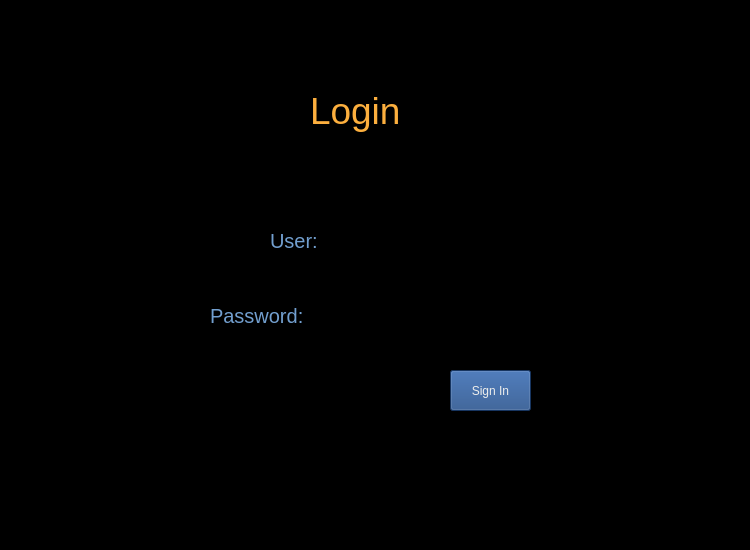
<?xml version="1.0" encoding="UTF-8"?>
<ui version="4.0">
 <class>Form</class>
 <widget class="QWidget" name="Form">
  <property name="geometry">
   <rect>
    <x>0</x>
    <y>0</y>
    <width>750</width>
    <height>550</height>
   </rect>
  </property>
  <property name="windowTitle">
   <string>Form</string>
  </property>
  <property name="styleSheet">
   <string notr="true">background-color: rgb(0, 0, 0);</string>
  </property>
  <widget class="QLabel" name="label">
   <property name="geometry">
    <rect>
     <x>310</x>
     <y>80</y>
     <width>131</width>
     <height>61</height>
    </rect>
   </property>
   <property name="styleSheet">
    <string notr="true">color:rgb(252, 175, 62);
font-size:28pt;

</string>
   </property>
   <property name="text">
    <string>Login</string>
   </property>
  </widget>
  <widget class="QLabel" name="label_2">
   <property name="geometry">
    <rect>
     <x>270</x>
     <y>230</y>
     <width>80</width>
     <height>21</height>
    </rect>
   </property>
   <property name="styleSheet">
    <string notr="true">font-size:15pt;
color:rgb(114, 159, 207)</string>
   </property>
   <property name="text">
    <string>User:</string>
   </property>
  </widget>
  <widget class="QLabel" name="label_3">
   <property name="geometry">
    <rect>
     <x>210</x>
     <y>300</y>
     <width>121</width>
     <height>31</height>
    </rect>
   </property>
   <property name="styleSheet">
    <string notr="true">font-size:15pt;
color:rgb(114, 159, 207)</string>
   </property>
   <property name="text">
    <string>Password:</string>
   </property>
  </widget>
  <widget class="QLineEdit" name="user">
   <property name="geometry">
    <rect>
     <x>360</x>
     <y>230</y>
     <width>171</width>
     <height>31</height>
    </rect>
   </property>
   <property name="styleSheet">
    <string notr="true">font-size:12pt; color:rgb(238, 238, 236)
</string>
   </property>
  </widget>
  <widget class="QLineEdit" name="password">
   <property name="geometry">
    <rect>
     <x>360</x>
     <y>300</y>
     <width>171</width>
     <height>31</height>
    </rect>
   </property>
   <property name="styleSheet">
    <string notr="true">font-size:12pt; color:rgb(238, 238, 236)
</string>
   </property>
   <property name="text">
    <string/>
   </property>
  </widget>
  <widget class="QPushButton" name="sign_button">
   <property name="geometry">
    <rect>
     <x>450</x>
     <y>370</y>
     <width>81</width>
     <height>41</height>
    </rect>
   </property>
   <property name="styleSheet">
    <string notr="true">color:rgb(238, 238, 236);

background-color: rgb(32, 74, 135);</string>
   </property>
   <property name="text">
    <string>Sign In</string>
   </property>
  </widget>
  <widget class="QLabel" name="error_label">
   <property name="geometry">
    <rect>
     <x>360</x>
     <y>340</y>
     <width>191</width>
     <height>21</height>
    </rect>
   </property>
   <property name="styleSheet">
    <string notr="true">font-size:8pt;
color:rgb(239, 41, 41);</string>
   </property>
   <property name="text">
    <string/>
   </property>
  </widget>
 </widget>
 <resources/>
 <connections/>
</ui>
